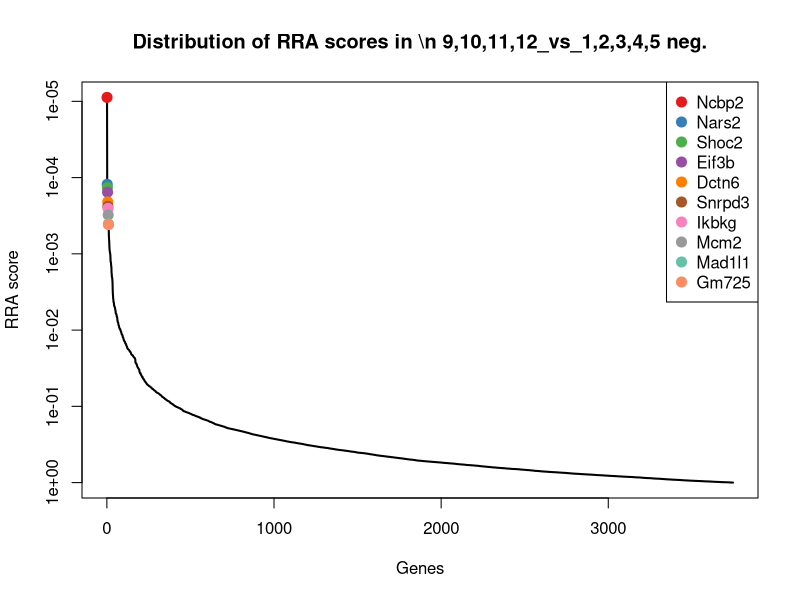
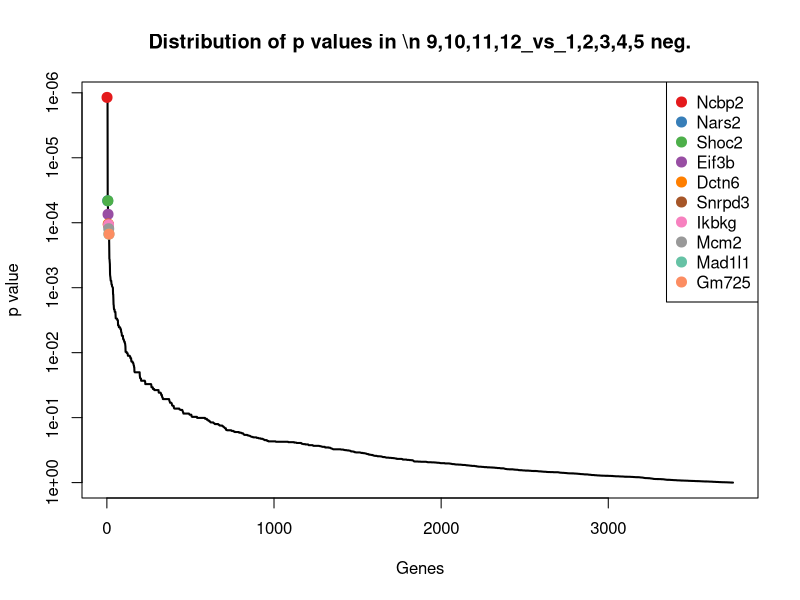
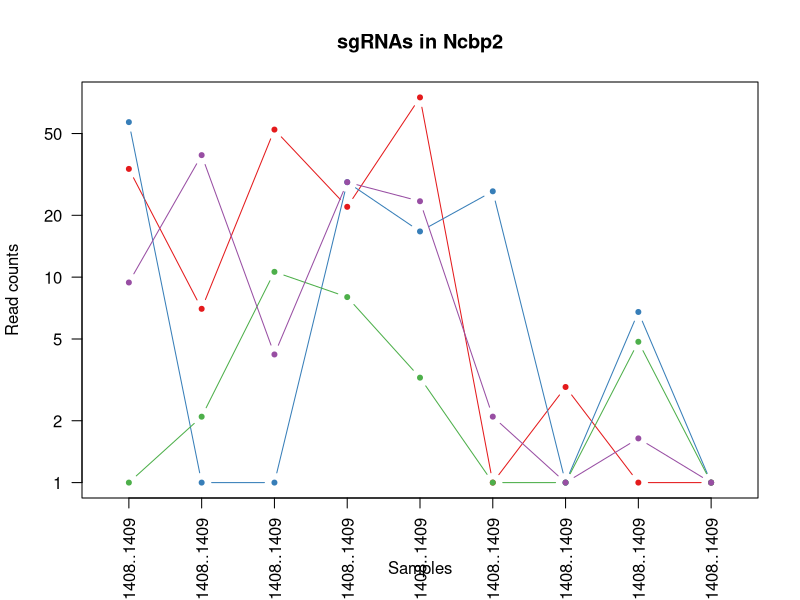
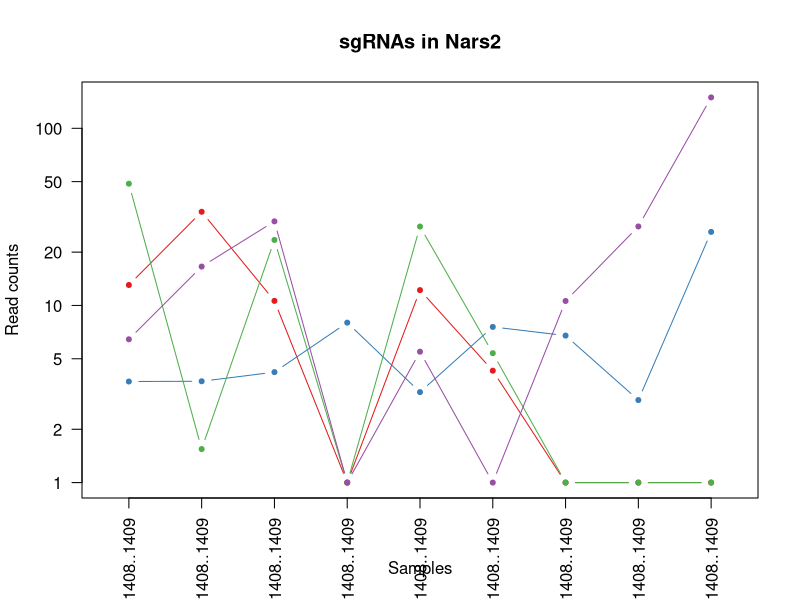
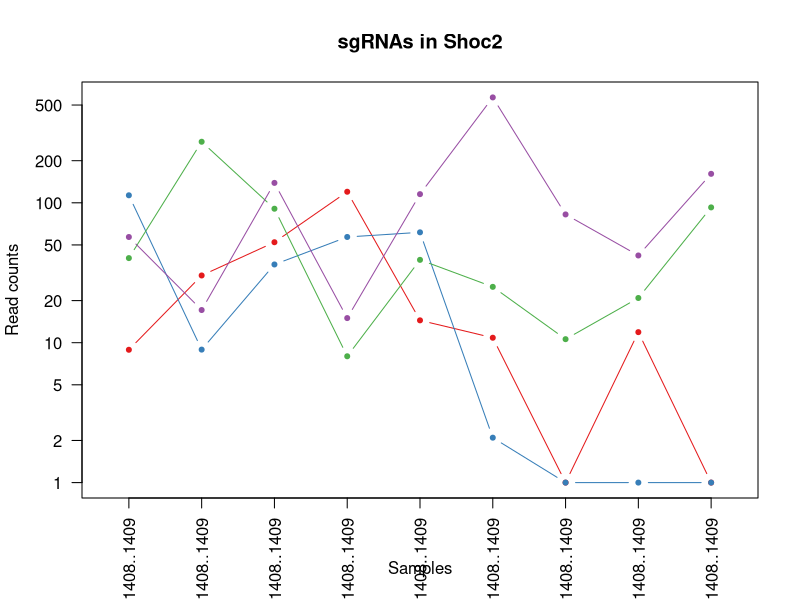
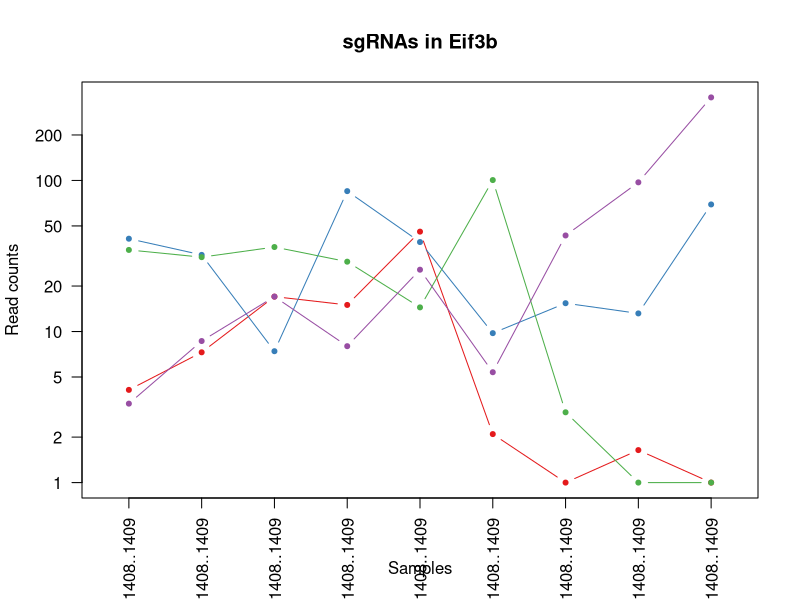
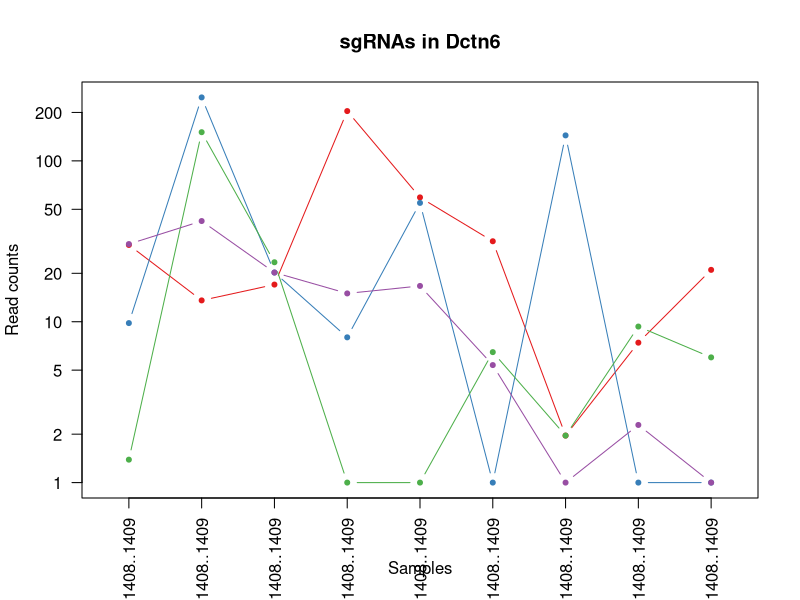
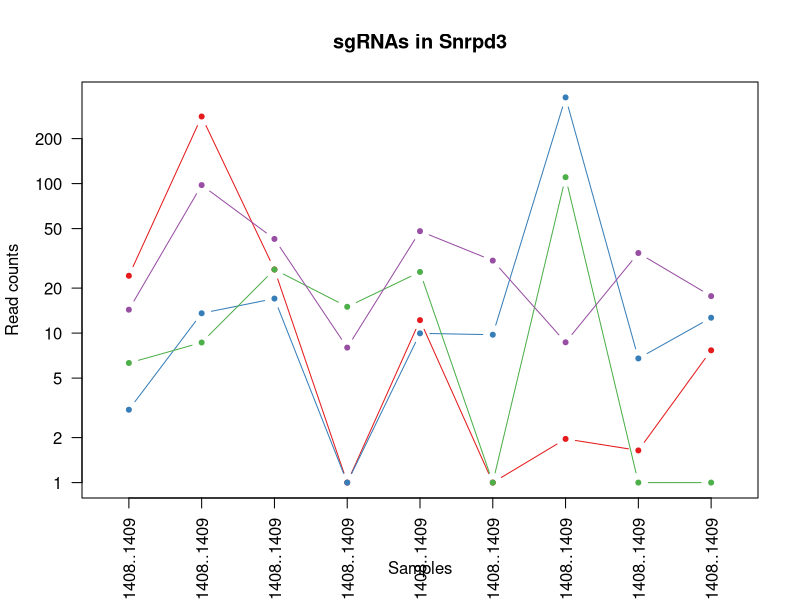

Write the R code that produced these figures, in order. (Note: this script raises an error after producing the figures.)
pdf(file='invivo.poolA_BM_mCD19_15m_v_BM_hEGFRv3_15m.pdf',width=4.5,height=4.5);
gstable=read.table('invivo.poolA_BM_mCD19_15m_v_BM_hEGFRv3_15m.gene_summary.txt',header=T)
# 
#
# parameters
# Do not modify the variables beginning with "__"

# gstablename='__GENE_SUMMARY_FILE__'
startindex=3
# outputfile='__OUTPUT_FILE__'
targetgenelist=c("Ncbp2","Nars2","Shoc2","Eif3b","Dctn6","Snrpd3","Ikbkg","Mcm2","Mad1l1","Gm725")
# samplelabel=sub('.\\w+.\\w+$','',colnames(gstable)[startindex]);
samplelabel='9,10,11,12_vs_1,2,3,4,5 neg.'


# You need to write some codes in front of this code:
# gstable=read.table(gstablename,header=T)
# pdf(file=outputfile,width=6,height=6)


# set up color using RColorBrewer
#library(RColorBrewer)
#colors <- brewer.pal(length(targetgenelist), "Set1")

colors=c( "#E41A1C", "#377EB8", "#4DAF4A", "#984EA3", "#FF7F00",  "#A65628", "#F781BF",
          "#999999", "#66C2A5", "#FC8D62", "#8DA0CB", "#E78AC3", "#A6D854", "#FFD92F", "#E5C494", "#B3B3B3", 
          "#8DD3C7", "#FFFFB3", "#BEBADA", "#FB8072", "#80B1D3", "#FDB462", "#B3DE69", "#FCCDE5",
          "#D9D9D9", "#BC80BD", "#CCEBC5", "#FFED6F")

######
# function definition

plotrankedvalues<-function(val, tglist, ...){
  
  plot(val,log='y',ylim=c(max(val),min(val)),type='l',lwd=2, ...)
  if(length(tglist)>0){
    for(i in 1:length(tglist)){
      targetgene=tglist[i];
      tx=which(names(val)==targetgene);ty=val[targetgene];
      points(tx,ty,col=colors[(i %% length(colors)) ],cex=2,pch=20)
      # text(tx+50,ty,targetgene,col=colors[i])
    }
    legend('topright',tglist,pch=20,pt.cex = 2,cex=1,col=colors)
  }
}



plotrandvalues<-function(val,targetgenelist, ...){
  # choose the one with the best distance distribution
  
  mindiffvalue=0;
  randval=val;
  for(i in 1:20){
    randval0=sample(val)
    vindex=sort(which(names(randval0) %in% targetgenelist))
    if(max(vindex)>0.9*length(val)){
      # print('pass...')
      next;
    }
    mindiffind=min(diff(vindex));
    if (mindiffind > mindiffvalue){
      mindiffvalue=mindiffind;
      randval=randval0;
      # print(paste('Diff: ',mindiffvalue))
    }
  }
  plot(randval,log='y',ylim=c(max(randval),min(randval)),pch=20,col='grey', ...)
  
  if(length(targetgenelist)>0){
    for(i in 1:length(targetgenelist)){
      targetgene=targetgenelist[i];
      tx=which(names(randval)==targetgene);ty=randval[targetgene];
      points(tx,ty,col=colors[(i %% length(colors)) ],cex=2,pch=20)
      text(tx+50,ty,targetgene,col=colors[i])
    }
  }
  
}




# set.seed(1235)



pvec=gstable[,startindex]
names(pvec)=gstable[,'id']
pvec=sort(pvec);

plotrankedvalues(pvec,targetgenelist,xlab='Genes',ylab='RRA score',main=paste('Distribution of RRA scores in \\n',samplelabel))

# plotrandvalues(pvec,targetgenelist,xlab='Genes',ylab='RRA score',main=paste('Distribution of RRA scores in \\n',samplelabel))


pvec=gstable[,startindex+1]
names(pvec)=gstable[,'id']
pvec=sort(pvec);

plotrankedvalues(pvec,targetgenelist,xlab='Genes',ylab='p value',main=paste('Distribution of p values in \\n',samplelabel))

# plotrandvalues(pvec,targetgenelist,xlab='Genes',ylab='p value',main=paste('Distribution of p values in \\n',samplelabel))



# you need to write after this code:
# dev.off()






# parameters
# Do not modify the variables beginning with "__"
targetmat=list(c(32.637822698487305,6.011292697155712,51.26058872073562,20.992002826560764,73.95875996516233,0.0,1.9194837979770552,0.0,0.0),c(55.82103802796836,0.0,0.0,27.98933710208102,15.688221810792008,25.168666961828926,0.0,5.76851918099646,0.0),c(0.0,1.0929623085737659,9.611360385137928,6.997334275520255,2.2411745443988584,0.0,0.0,3.84567945399764,0.0),c(8.41848601349871,38.2536808000818,3.203786795045976,27.98933710208102,22.411745443988586,1.0942898679056055,0.0,0.6409465756662733,0.0))
targetgene="Ncbp2"
collabel=c("In.vivo_AR1813_Pool.A..1.8._BM_hEGFRv3_15m_1360..1361..1362..1363..1406..1407..1408..1409","In.vivo_AR1814_Pool.A..1.8._BM_hEGFRv3_15m_1360..1361..1362..1363..1406..1407..1408..1409","In.vivo_AR1810_Pool.A..1.8._BM_hEGFRv3_15m_1360..1361..1362..1363..1406..1407..1408..1409","In.vivo_AR1811_Pool.A..1.8._BM_hEGFRv3_15m_1360..1361..1362..1363..1406..1407..1408..1409","In.vivo_AR1812_Pool.A..1.8._BM_hEGFRv3_15m_1360..1361..1362..1363..1406..1407..1408..1409","In.vivo_AR1817_Pool.A..1.8._BM_mCD19_15m_1360..1361..1362..1363..1406..1407..1408..1409","In.vivo_AR1819_Pool.A..1.8._BM_mCD19_15m_1360..1361..1362..1363..1406..1407..1408..1409","In.vivo_AR1820_Pool.A..1.8._BM_mCD19_15m_1360..1361..1362..1363..1406..1407..1408..1409","In.vivo_AR1822_Pool.A..1.8._BM_mCD19_15m_1360..1361..1362..1363..1406..1407..1408..1409")

# set up color using RColorBrewer
#library(RColorBrewer)
#colors <- brewer.pal(length(targetgenelist), "Set1")

colors=c( "#E41A1C", "#377EB8", "#4DAF4A", "#984EA3", "#FF7F00",  "#A65628", "#F781BF",
          "#999999", "#66C2A5", "#FC8D62", "#8DA0CB", "#E78AC3", "#A6D854", "#FFD92F", "#E5C494", "#B3B3B3", 
          "#8DD3C7", "#FFFFB3", "#BEBADA", "#FB8072", "#80B1D3", "#FDB462", "#B3DE69", "#FCCDE5",
          "#D9D9D9", "#BC80BD", "#CCEBC5", "#FFED6F")


## code

targetmatvec=unlist(targetmat)+1
yrange=range(targetmatvec[targetmatvec>0]);
# yrange[1]=1; # set the minimum value to 1
for(i in 1:length(targetmat)){
  vali=targetmat[[i]]+1;
  if(i==1){
    plot(1:length(vali),vali,type='b',las=1,pch=20,main=paste('sgRNAs in',targetgene),ylab='Read counts',xlab='Samples',xlim=c(0.7,length(vali)+0.3),ylim = yrange,col=colors[(i %% length(colors))],xaxt='n',log='y')
    axis(1,at=1:length(vali),labels=(collabel),las=2)
    # lines(0:100,rep(1,101),col='black');
  }else{
    lines(1:length(vali),vali,type='b',pch=20,col=colors[(i %% length(colors))])
  }
}




# parameters
# Do not modify the variables beginning with "__"
targetmat=list(c(12.044910757775076,32.78886925721297,9.611360385137928,0.0,11.205872721994293,3.2828696037168164,0.0,0.0,0.0),c(2.7198185582072756,2.7324057714344145,3.203786795045976,6.997334275520255,2.2411745443988584,6.565739207433633,5.758451393931166,1.92283972699882,25.013757620712443),c(47.66158235334654,0.5464811542868829,22.426507565321835,0.0,26.8940945327863,4.377159471622422,0.0,0.0,0.0),c(5.439637116414551,15.574712897176164,28.834081155413784,0.0,4.482349088797717,0.0,9.597418989885275,26.91975617798348,148.41496188289383))
targetgene="Nars2"
collabel=c("In.vivo_AR1813_Pool.A..1.8._BM_hEGFRv3_15m_1360..1361..1362..1363..1406..1407..1408..1409","In.vivo_AR1814_Pool.A..1.8._BM_hEGFRv3_15m_1360..1361..1362..1363..1406..1407..1408..1409","In.vivo_AR1810_Pool.A..1.8._BM_hEGFRv3_15m_1360..1361..1362..1363..1406..1407..1408..1409","In.vivo_AR1811_Pool.A..1.8._BM_hEGFRv3_15m_1360..1361..1362..1363..1406..1407..1408..1409","In.vivo_AR1812_Pool.A..1.8._BM_hEGFRv3_15m_1360..1361..1362..1363..1406..1407..1408..1409","In.vivo_AR1817_Pool.A..1.8._BM_mCD19_15m_1360..1361..1362..1363..1406..1407..1408..1409","In.vivo_AR1819_Pool.A..1.8._BM_mCD19_15m_1360..1361..1362..1363..1406..1407..1408..1409","In.vivo_AR1820_Pool.A..1.8._BM_mCD19_15m_1360..1361..1362..1363..1406..1407..1408..1409","In.vivo_AR1822_Pool.A..1.8._BM_mCD19_15m_1360..1361..1362..1363..1406..1407..1408..1409")

# set up color using RColorBrewer
#library(RColorBrewer)
#colors <- brewer.pal(length(targetgenelist), "Set1")

colors=c( "#E41A1C", "#377EB8", "#4DAF4A", "#984EA3", "#FF7F00",  "#A65628", "#F781BF",
          "#999999", "#66C2A5", "#FC8D62", "#8DA0CB", "#E78AC3", "#A6D854", "#FFD92F", "#E5C494", "#B3B3B3", 
          "#8DD3C7", "#FFFFB3", "#BEBADA", "#FB8072", "#80B1D3", "#FDB462", "#B3DE69", "#FCCDE5",
          "#D9D9D9", "#BC80BD", "#CCEBC5", "#FFED6F")


## code

targetmatvec=unlist(targetmat)+1
yrange=range(targetmatvec[targetmatvec>0]);
# yrange[1]=1; # set the minimum value to 1
for(i in 1:length(targetmat)){
  vali=targetmat[[i]]+1;
  if(i==1){
    plot(1:length(vali),vali,type='b',las=1,pch=20,main=paste('sgRNAs in',targetgene),ylab='Read counts',xlab='Samples',xlim=c(0.7,length(vali)+0.3),ylim = yrange,col=colors[(i %% length(colors))],xaxt='n',log='y')
    axis(1,at=1:length(vali),labels=(collabel),las=2)
    # lines(0:100,rep(1,101),col='black');
  }else{
    lines(1:length(vali),vali,type='b',pch=20,col=colors[(i %% length(colors))])
  }
}




# parameters
# Do not modify the variables beginning with "__"
targetmat=list(c(7.900425335744943,29.236741754348238,51.26058872073562,118.95468268384434,13.44704726639315,9.848608811150449,0.0,10.896091786326647,0.0),c(112.16013673369049,7.923976737159802,35.24165474550574,55.97867420416204,60.51171269876918,1.0942898679056055,0.0,0.0,0.0),c(39.24309633984783,272.1476148348677,89.70603026128734,6.997334275520255,38.099967254780594,24.07437709392332,9.597418989885275,19.869343845654473,91.71711127594563),c(55.950553197406805,16.121194051463046,137.76283218697696,13.99466855104051,114.29990176434178,565.747861707198,81.57806141402484,41.02058084264149,160.08804877255963))
targetgene="Shoc2"
collabel=c("In.vivo_AR1813_Pool.A..1.8._BM_hEGFRv3_15m_1360..1361..1362..1363..1406..1407..1408..1409","In.vivo_AR1814_Pool.A..1.8._BM_hEGFRv3_15m_1360..1361..1362..1363..1406..1407..1408..1409","In.vivo_AR1810_Pool.A..1.8._BM_hEGFRv3_15m_1360..1361..1362..1363..1406..1407..1408..1409","In.vivo_AR1811_Pool.A..1.8._BM_hEGFRv3_15m_1360..1361..1362..1363..1406..1407..1408..1409","In.vivo_AR1812_Pool.A..1.8._BM_hEGFRv3_15m_1360..1361..1362..1363..1406..1407..1408..1409","In.vivo_AR1817_Pool.A..1.8._BM_mCD19_15m_1360..1361..1362..1363..1406..1407..1408..1409","In.vivo_AR1819_Pool.A..1.8._BM_mCD19_15m_1360..1361..1362..1363..1406..1407..1408..1409","In.vivo_AR1820_Pool.A..1.8._BM_mCD19_15m_1360..1361..1362..1363..1406..1407..1408..1409","In.vivo_AR1822_Pool.A..1.8._BM_mCD19_15m_1360..1361..1362..1363..1406..1407..1408..1409")

# set up color using RColorBrewer
#library(RColorBrewer)
#colors <- brewer.pal(length(targetgenelist), "Set1")

colors=c( "#E41A1C", "#377EB8", "#4DAF4A", "#984EA3", "#FF7F00",  "#A65628", "#F781BF",
          "#999999", "#66C2A5", "#FC8D62", "#8DA0CB", "#E78AC3", "#A6D854", "#FFD92F", "#E5C494", "#B3B3B3", 
          "#8DD3C7", "#FFFFB3", "#BEBADA", "#FB8072", "#80B1D3", "#FDB462", "#B3DE69", "#FCCDE5",
          "#D9D9D9", "#BC80BD", "#CCEBC5", "#FFED6F")


## code

targetmatvec=unlist(targetmat)+1
yrange=range(targetmatvec[targetmatvec>0]);
# yrange[1]=1; # set the minimum value to 1
for(i in 1:length(targetmat)){
  vali=targetmat[[i]]+1;
  if(i==1){
    plot(1:length(vali),vali,type='b',las=1,pch=20,main=paste('sgRNAs in',targetgene),ylab='Read counts',xlab='Samples',xlim=c(0.7,length(vali)+0.3),ylim = yrange,col=colors[(i %% length(colors))],xaxt='n',log='y')
    axis(1,at=1:length(vali),labels=(collabel),las=2)
    # lines(0:100,rep(1,101),col='black');
  }else{
    lines(1:length(vali),vali,type='b',pch=20,col=colors[(i %% length(colors))])
  }
}




# parameters
# Do not modify the variables beginning with "__"
targetmat=list(c(3.1083640665226007,6.284533274299154,16.01893397522988,13.99466855104051,44.82349088797717,1.0942898679056055,0.0,0.6409465756662733,0.0),c(40.14970252591692,31.14942579435233,6.407573590091952,83.96801130624306,38.099967254780594,8.754318943244844,14.396128484827914,12.177984937659193,68.370937496614),c(33.67394405399484,30.05646348577856,35.24165474550574,27.98933710208102,13.44704726639315,99.5803779794101,1.9194837979770552,0.0,0.0),c(2.3312730498919505,7.650736160016361,16.01893397522988,6.997334275520255,24.652919988387442,4.377159471622422,42.22864355549521,96.14198634994099,353.52777437273585))
targetgene="Eif3b"
collabel=c("In.vivo_AR1813_Pool.A..1.8._BM_hEGFRv3_15m_1360..1361..1362..1363..1406..1407..1408..1409","In.vivo_AR1814_Pool.A..1.8._BM_hEGFRv3_15m_1360..1361..1362..1363..1406..1407..1408..1409","In.vivo_AR1810_Pool.A..1.8._BM_hEGFRv3_15m_1360..1361..1362..1363..1406..1407..1408..1409","In.vivo_AR1811_Pool.A..1.8._BM_hEGFRv3_15m_1360..1361..1362..1363..1406..1407..1408..1409","In.vivo_AR1812_Pool.A..1.8._BM_hEGFRv3_15m_1360..1361..1362..1363..1406..1407..1408..1409","In.vivo_AR1817_Pool.A..1.8._BM_mCD19_15m_1360..1361..1362..1363..1406..1407..1408..1409","In.vivo_AR1819_Pool.A..1.8._BM_mCD19_15m_1360..1361..1362..1363..1406..1407..1408..1409","In.vivo_AR1820_Pool.A..1.8._BM_mCD19_15m_1360..1361..1362..1363..1406..1407..1408..1409","In.vivo_AR1822_Pool.A..1.8._BM_mCD19_15m_1360..1361..1362..1363..1406..1407..1408..1409")

# set up color using RColorBrewer
#library(RColorBrewer)
#colors <- brewer.pal(length(targetgenelist), "Set1")

colors=c( "#E41A1C", "#377EB8", "#4DAF4A", "#984EA3", "#FF7F00",  "#A65628", "#F781BF",
          "#999999", "#66C2A5", "#FC8D62", "#8DA0CB", "#E78AC3", "#A6D854", "#FFD92F", "#E5C494", "#B3B3B3", 
          "#8DD3C7", "#FFFFB3", "#BEBADA", "#FB8072", "#80B1D3", "#FDB462", "#B3DE69", "#FCCDE5",
          "#D9D9D9", "#BC80BD", "#CCEBC5", "#FFED6F")


## code

targetmatvec=unlist(targetmat)+1
yrange=range(targetmatvec[targetmatvec>0]);
# yrange[1]=1; # set the minimum value to 1
for(i in 1:length(targetmat)){
  vali=targetmat[[i]]+1;
  if(i==1){
    plot(1:length(vali),vali,type='b',las=1,pch=20,main=paste('sgRNAs in',targetgene),ylab='Read counts',xlab='Samples',xlim=c(0.7,length(vali)+0.3),ylim = yrange,col=colors[(i %% length(colors))],xaxt='n',log='y')
    axis(1,at=1:length(vali),labels=(collabel),las=2)
    # lines(0:100,rep(1,101),col='black');
  }else{
    lines(1:length(vali),vali,type='b',pch=20,col=colors[(i %% length(colors))])
  }
}




# parameters
# Do not modify the variables beginning with "__"
targetmat=list(c(29.01139795421094,12.569066548598308,16.01893397522988,202.9226939900874,58.27053815437032,30.640116301356954,0.9597418989885276,6.409465756662733,20.011006096569954),c(8.807031521814034,247.00948173767108,19.222720770275856,6.997334275520255,53.7881890655726,0.0,143.0015429492906,0.0,0.0),c(0.3885455083153251,149.73583627460593,22.426507565321835,0.0,0.0,5.471449339528027,0.9597418989885276,8.332305483661553,5.0027515241424885),c(29.399943462526263,41.25932714865966,19.222720770275856,13.99466855104051,15.688221810792008,4.377159471622422,0.0,1.2818931513325467,0.0))
targetgene="Dctn6"
collabel=c("In.vivo_AR1813_Pool.A..1.8._BM_hEGFRv3_15m_1360..1361..1362..1363..1406..1407..1408..1409","In.vivo_AR1814_Pool.A..1.8._BM_hEGFRv3_15m_1360..1361..1362..1363..1406..1407..1408..1409","In.vivo_AR1810_Pool.A..1.8._BM_hEGFRv3_15m_1360..1361..1362..1363..1406..1407..1408..1409","In.vivo_AR1811_Pool.A..1.8._BM_hEGFRv3_15m_1360..1361..1362..1363..1406..1407..1408..1409","In.vivo_AR1812_Pool.A..1.8._BM_hEGFRv3_15m_1360..1361..1362..1363..1406..1407..1408..1409","In.vivo_AR1817_Pool.A..1.8._BM_mCD19_15m_1360..1361..1362..1363..1406..1407..1408..1409","In.vivo_AR1819_Pool.A..1.8._BM_mCD19_15m_1360..1361..1362..1363..1406..1407..1408..1409","In.vivo_AR1820_Pool.A..1.8._BM_mCD19_15m_1360..1361..1362..1363..1406..1407..1408..1409","In.vivo_AR1822_Pool.A..1.8._BM_mCD19_15m_1360..1361..1362..1363..1406..1407..1408..1409")

# set up color using RColorBrewer
#library(RColorBrewer)
#colors <- brewer.pal(length(targetgenelist), "Set1")

colors=c( "#E41A1C", "#377EB8", "#4DAF4A", "#984EA3", "#FF7F00",  "#A65628", "#F781BF",
          "#999999", "#66C2A5", "#FC8D62", "#8DA0CB", "#E78AC3", "#A6D854", "#FFD92F", "#E5C494", "#B3B3B3", 
          "#8DD3C7", "#FFFFB3", "#BEBADA", "#FB8072", "#80B1D3", "#FDB462", "#B3DE69", "#FCCDE5",
          "#D9D9D9", "#BC80BD", "#CCEBC5", "#FFED6F")


## code

targetmatvec=unlist(targetmat)+1
yrange=range(targetmatvec[targetmatvec>0]);
# yrange[1]=1; # set the minimum value to 1
for(i in 1:length(targetmat)){
  vali=targetmat[[i]]+1;
  if(i==1){
    plot(1:length(vali),vali,type='b',las=1,pch=20,main=paste('sgRNAs in',targetgene),ylab='Read counts',xlab='Samples',xlim=c(0.7,length(vali)+0.3),ylim = yrange,col=colors[(i %% length(colors))],xaxt='n',log='y')
    axis(1,at=1:length(vali),labels=(collabel),las=2)
    # lines(0:100,rep(1,101),col='black');
  }else{
    lines(1:length(vali),vali,type='b',pch=20,col=colors[(i %% length(colors))])
  }
}




# parameters
# Do not modify the variables beginning with "__"
targetmat=list(c(23.18321532948106,280.0715915720275,25.63029436036781,0.0,11.205872721994293,0.0,0.9597418989885276,0.6409465756662733,6.670335365523318),c(2.072242711015067,12.569066548598308,16.01893397522988,0.0,8.964698177595434,8.754318943244844,376.2188244035028,5.76851918099646,11.673086889665807),c(5.310121946976109,7.650736160016361,25.63029436036781,13.99466855104051,24.652919988387442,0.0,109.41057648469214,0.0,0.0),c(13.340062452159493,96.72716430877828,41.64922833559769,6.997334275520255,47.064665432376025,29.545826433451346,7.677935191908221,33.32922193464621,16.675838413808293))
targetgene="Snrpd3"
collabel=c("In.vivo_AR1813_Pool.A..1.8._BM_hEGFRv3_15m_1360..1361..1362..1363..1406..1407..1408..1409","In.vivo_AR1814_Pool.A..1.8._BM_hEGFRv3_15m_1360..1361..1362..1363..1406..1407..1408..1409","In.vivo_AR1810_Pool.A..1.8._BM_hEGFRv3_15m_1360..1361..1362..1363..1406..1407..1408..1409","In.vivo_AR1811_Pool.A..1.8._BM_hEGFRv3_15m_1360..1361..1362..1363..1406..1407..1408..1409","In.vivo_AR1812_Pool.A..1.8._BM_hEGFRv3_15m_1360..1361..1362..1363..1406..1407..1408..1409","In.vivo_AR1817_Pool.A..1.8._BM_mCD19_15m_1360..1361..1362..1363..1406..1407..1408..1409","In.vivo_AR1819_Pool.A..1.8._BM_mCD19_15m_1360..1361..1362..1363..1406..1407..1408..1409","In.vivo_AR1820_Pool.A..1.8._BM_mCD19_15m_1360..1361..1362..1363..1406..1407..1408..1409","In.vivo_AR1822_Pool.A..1.8._BM_mCD19_15m_1360..1361..1362..1363..1406..1407..1408..1409")

# set up color using RColorBrewer
#library(RColorBrewer)
#colors <- brewer.pal(length(targetgenelist), "Set1")

colors=c( "#E41A1C", "#377EB8", "#4DAF4A", "#984EA3", "#FF7F00",  "#A65628", "#F781BF",
          "#999999", "#66C2A5", "#FC8D62", "#8DA0CB", "#E78AC3", "#A6D854", "#FFD92F", "#E5C494", "#B3B3B3", 
          "#8DD3C7", "#FFFFB3", "#BEBADA", "#FB8072", "#80B1D3", "#FDB462", "#B3DE69", "#FCCDE5",
          "#D9D9D9", "#BC80BD", "#CCEBC5", "#FFED6F")


## code

targetmatvec=unlist(targetmat)+1
yrange=range(targetmatvec[targetmatvec>0]);
# yrange[1]=1; # set the minimum value to 1
for(i in 1:length(targetmat)){
  vali=targetmat[[i]]+1;
  if(i==1){
    plot(1:length(vali),vali,type='b',las=1,pch=20,main=paste('sgRNAs in',targetgene),ylab='Read counts',xlab='Samples',xlim=c(0.7,length(vali)+0.3),ylim = yrange,col=colors[(i %% length(colors))],xaxt='n',log='y')
    axis(1,at=1:length(vali),labels=(collabel),las=2)
    # lines(0:100,rep(1,101),col='black');
  }else{
    lines(1:length(vali),vali,type='b',pch=20,col=colors[(i %% length(colors))])
  }
}




# parameters
# Do not modify the variables beginning with "__"
targetmat=list(c(21.240487787904435,206.56987632044175,99.31739064642527,111.95734840832408,64.99406178756689,54.71449339528027,252.41211943398275,400.5916097914208,165.09080029670213),c(327.67337867925744,255.20669905197434,160.18933975229882,209.92002826560764,82.92345814275777,4.377159471622422,19.19483797977055,7.050412332329007,20.011006096569954),c(366.0098688330362,49.72978504010635,102.52117744147124,41.98400565312153,143.43517084152694,36.11156564088498,102.69238319177245,50.63477947763559,161.75563261394046),c(39.7611570176016,109.84271201166347,32.03786795045976,188.92802543904688,42.58231634357831,3.2828696037168164,0.0,15.38271781599056,0.0))
targetgene="Ikbkg"
collabel=c("In.vivo_AR1813_Pool.A..1.8._BM_hEGFRv3_15m_1360..1361..1362..1363..1406..1407..1408..1409","In.vivo_AR1814_Pool.A..1.8._BM_hEGFRv3_15m_1360..1361..1362..1363..1406..1407..1408..1409","In.vivo_AR1810_Pool.A..1.8._BM_hEGFRv3_15m_1360..1361..1362..1363..1406..1407..1408..1409","In.vivo_AR1811_Pool.A..1.8._BM_hEGFRv3_15m_1360..1361..1362..1363..1406..1407..1408..1409","In.vivo_AR1812_Pool.A..1.8._BM_hEGFRv3_15m_1360..1361..1362..1363..1406..1407..1408..1409","In.vivo_AR1817_Pool.A..1.8._BM_mCD19_15m_1360..1361..1362..1363..1406..1407..1408..1409","In.vivo_AR1819_Pool.A..1.8._BM_mCD19_15m_1360..1361..1362..1363..1406..1407..1408..1409","In.vivo_AR1820_Pool.A..1.8._BM_mCD19_15m_1360..1361..1362..1363..1406..1407..1408..1409","In.vivo_AR1822_Pool.A..1.8._BM_mCD19_15m_1360..1361..1362..1363..1406..1407..1408..1409")

# set up color using RColorBrewer
#library(RColorBrewer)
#colors <- brewer.pal(length(targetgenelist), "Set1")

colors=c( "#E41A1C", "#377EB8", "#4DAF4A", "#984EA3", "#FF7F00",  "#A65628", "#F781BF",
          "#999999", "#66C2A5", "#FC8D62", "#8DA0CB", "#E78AC3", "#A6D854", "#FFD92F", "#E5C494", "#B3B3B3", 
          "#8DD3C7", "#FFFFB3", "#BEBADA", "#FB8072", "#80B1D3", "#FDB462", "#B3DE69", "#FCCDE5",
          "#D9D9D9", "#BC80BD", "#CCEBC5", "#FFED6F")


## code

targetmatvec=unlist(targetmat)+1
yrange=range(targetmatvec[targetmatvec>0]);
# yrange[1]=1; # set the minimum value to 1
for(i in 1:length(targetmat)){
  vali=targetmat[[i]]+1;
  if(i==1){
    plot(1:length(vali),vali,type='b',las=1,pch=20,main=paste('sgRNAs in',targetgene),ylab='Read counts',xlab='Samples',xlim=c(0.7,length(vali)+0.3),ylim = yrange,col=colors[(i %% length(colors))],xaxt='n',log='y')
    axis(1,at=1:length(vali),labels=(collabel),las=2)
    # lines(0:100,rep(1,101),col='black');
  }else{
    lines(1:length(vali),vali,type='b',pch=20,col=colors[(i %% length(colors))])
  }
}




# parameters
# Do not modify the variables beginning with "__"
targetmat=list(c(15.800850671489886,7.650736160016361,12.815147180183905,125.95201695936458,53.7881890655726,6.565739207433633,0.0,19.2283972699882,11.673086889665807),c(26.93915524319587,46.72413869152849,76.89088308110342,34.986671377601276,49.305839976774884,74.41171101758117,5.758451393931166,5.76851918099646,5.0027515241424885),c(17.225517535312743,11.476104240024542,6.407573590091952,0.0,11.205872721994293,0.0,0.0,0.0,1.6675838413808295),c(28.23430693758029,66.39746024585628,48.05680192568964,48.98133992864179,33.617618165982876,14.22576828277287,0.0,5.127572605330187,6.670335365523318))
targetgene="Mcm2"
collabel=c("In.vivo_AR1813_Pool.A..1.8._BM_hEGFRv3_15m_1360..1361..1362..1363..1406..1407..1408..1409","In.vivo_AR1814_Pool.A..1.8._BM_hEGFRv3_15m_1360..1361..1362..1363..1406..1407..1408..1409","In.vivo_AR1810_Pool.A..1.8._BM_hEGFRv3_15m_1360..1361..1362..1363..1406..1407..1408..1409","In.vivo_AR1811_Pool.A..1.8._BM_hEGFRv3_15m_1360..1361..1362..1363..1406..1407..1408..1409","In.vivo_AR1812_Pool.A..1.8._BM_hEGFRv3_15m_1360..1361..1362..1363..1406..1407..1408..1409","In.vivo_AR1817_Pool.A..1.8._BM_mCD19_15m_1360..1361..1362..1363..1406..1407..1408..1409","In.vivo_AR1819_Pool.A..1.8._BM_mCD19_15m_1360..1361..1362..1363..1406..1407..1408..1409","In.vivo_AR1820_Pool.A..1.8._BM_mCD19_15m_1360..1361..1362..1363..1406..1407..1408..1409","In.vivo_AR1822_Pool.A..1.8._BM_mCD19_15m_1360..1361..1362..1363..1406..1407..1408..1409")

# set up color using RColorBrewer
#library(RColorBrewer)
#colors <- brewer.pal(length(targetgenelist), "Set1")

colors=c( "#E41A1C", "#377EB8", "#4DAF4A", "#984EA3", "#FF7F00",  "#A65628", "#F781BF",
          "#999999", "#66C2A5", "#FC8D62", "#8DA0CB", "#E78AC3", "#A6D854", "#FFD92F", "#E5C494", "#B3B3B3", 
          "#8DD3C7", "#FFFFB3", "#BEBADA", "#FB8072", "#80B1D3", "#FDB462", "#B3DE69", "#FCCDE5",
          "#D9D9D9", "#BC80BD", "#CCEBC5", "#FFED6F")


## code

targetmatvec=unlist(targetmat)+1
yrange=range(targetmatvec[targetmatvec>0]);
# yrange[1]=1; # set the minimum value to 1
for(i in 1:length(targetmat)){
  vali=targetmat[[i]]+1;
  if(i==1){
    plot(1:length(vali),vali,type='b',las=1,pch=20,main=paste('sgRNAs in',targetgene),ylab='Read counts',xlab='Samples',xlim=c(0.7,length(vali)+0.3),ylim = yrange,col=colors[(i %% length(colors))],xaxt='n',log='y')
    axis(1,at=1:length(vali),labels=(collabel),las=2)
    # lines(0:100,rep(1,101),col='black');
  }else{
    lines(1:length(vali),vali,type='b',pch=20,col=colors[(i %% length(colors))])
  }
}




# parameters
# Do not modify the variables beginning with "__"
targetmat=list(c(122.90989579708116,31.969147525782653,83.29845667119538,6.997334275520255,49.305839976774884,36.11156564088498,0.0,0.0,0.0),c(6.475758471922084,2.7324057714344145,9.611360385137928,0.0,0.0,18.602927754395292,3.8389675959541103,82.04116168528299,21.678589937950782),c(28.622852445895614,180.6120214918148,108.9287510315632,55.97867420416204,67.23523633196575,35.017275772979374,18.235096080782025,25.637863026650933,58.36543444832903),c(45.20079413401615,74.04819640587263,99.31739064642527,202.9226939900874,33.617618165982876,64.56310220643073,6.718193292919693,40.379634266975216,58.36543444832903))
targetgene="Mad1l1"
collabel=c("In.vivo_AR1813_Pool.A..1.8._BM_hEGFRv3_15m_1360..1361..1362..1363..1406..1407..1408..1409","In.vivo_AR1814_Pool.A..1.8._BM_hEGFRv3_15m_1360..1361..1362..1363..1406..1407..1408..1409","In.vivo_AR1810_Pool.A..1.8._BM_hEGFRv3_15m_1360..1361..1362..1363..1406..1407..1408..1409","In.vivo_AR1811_Pool.A..1.8._BM_hEGFRv3_15m_1360..1361..1362..1363..1406..1407..1408..1409","In.vivo_AR1812_Pool.A..1.8._BM_hEGFRv3_15m_1360..1361..1362..1363..1406..1407..1408..1409","In.vivo_AR1817_Pool.A..1.8._BM_mCD19_15m_1360..1361..1362..1363..1406..1407..1408..1409","In.vivo_AR1819_Pool.A..1.8._BM_mCD19_15m_1360..1361..1362..1363..1406..1407..1408..1409","In.vivo_AR1820_Pool.A..1.8._BM_mCD19_15m_1360..1361..1362..1363..1406..1407..1408..1409","In.vivo_AR1822_Pool.A..1.8._BM_mCD19_15m_1360..1361..1362..1363..1406..1407..1408..1409")

# set up color using RColorBrewer
#library(RColorBrewer)
#colors <- brewer.pal(length(targetgenelist), "Set1")

colors=c( "#E41A1C", "#377EB8", "#4DAF4A", "#984EA3", "#FF7F00",  "#A65628", "#F781BF",
          "#999999", "#66C2A5", "#FC8D62", "#8DA0CB", "#E78AC3", "#A6D854", "#FFD92F", "#E5C494", "#B3B3B3", 
          "#8DD3C7", "#FFFFB3", "#BEBADA", "#FB8072", "#80B1D3", "#FDB462", "#B3DE69", "#FCCDE5",
          "#D9D9D9", "#BC80BD", "#CCEBC5", "#FFED6F")


## code

targetmatvec=unlist(targetmat)+1
yrange=range(targetmatvec[targetmatvec>0]);
# yrange[1]=1; # set the minimum value to 1
for(i in 1:length(targetmat)){
  vali=targetmat[[i]]+1;
  if(i==1){
    plot(1:length(vali),vali,type='b',las=1,pch=20,main=paste('sgRNAs in',targetgene),ylab='Read counts',xlab='Samples',xlim=c(0.7,length(vali)+0.3),ylim = yrange,col=colors[(i %% length(colors))],xaxt='n',log='y')
    axis(1,at=1:length(vali),labels=(collabel),las=2)
    # lines(0:100,rep(1,101),col='black');
  }else{
    lines(1:length(vali),vali,type='b',pch=20,col=colors[(i %% length(colors))])
  }
}




# parameters
# Do not modify the variables beginning with "__"
targetmat=list(c(374.6873851854118,388.27486012083034,275.52566437395393,258.9013681942494,405.65259253619337,103.95753745103252,188.1094122017514,122.4207959522582,136.741874993228),c(14.246668638228586,111.48215547452412,25.63029436036781,0.0,26.8940945327863,1.0942898679056055,0.0,16.664610967323107,5.0027515241424885),c(43.38758176187797,59.019964662983355,67.2795226959655,41.98400565312153,85.16463268715663,118.18330573380538,419.4072098579866,46.14815344797168,51.69509908280571),c(42.869521084124194,5.738052120012271,54.4643755157816,0.0,47.064665432376025,4.377159471622422,6.718193292919693,3.2047328783313667,31.68409298623576))
targetgene="Gm725"
collabel=c("In.vivo_AR1813_Pool.A..1.8._BM_hEGFRv3_15m_1360..1361..1362..1363..1406..1407..1408..1409","In.vivo_AR1814_Pool.A..1.8._BM_hEGFRv3_15m_1360..1361..1362..1363..1406..1407..1408..1409","In.vivo_AR1810_Pool.A..1.8._BM_hEGFRv3_15m_1360..1361..1362..1363..1406..1407..1408..1409","In.vivo_AR1811_Pool.A..1.8._BM_hEGFRv3_15m_1360..1361..1362..1363..1406..1407..1408..1409","In.vivo_AR1812_Pool.A..1.8._BM_hEGFRv3_15m_1360..1361..1362..1363..1406..1407..1408..1409","In.vivo_AR1817_Pool.A..1.8._BM_mCD19_15m_1360..1361..1362..1363..1406..1407..1408..1409","In.vivo_AR1819_Pool.A..1.8._BM_mCD19_15m_1360..1361..1362..1363..1406..1407..1408..1409","In.vivo_AR1820_Pool.A..1.8._BM_mCD19_15m_1360..1361..1362..1363..1406..1407..1408..1409","In.vivo_AR1822_Pool.A..1.8._BM_mCD19_15m_1360..1361..1362..1363..1406..1407..1408..1409")

# set up color using RColorBrewer
#library(RColorBrewer)
#colors <- brewer.pal(length(targetgenelist), "Set1")

colors=c( "#E41A1C", "#377EB8", "#4DAF4A", "#984EA3", "#FF7F00",  "#A65628", "#F781BF",
          "#999999", "#66C2A5", "#FC8D62", "#8DA0CB", "#E78AC3", "#A6D854", "#FFD92F", "#E5C494", "#B3B3B3", 
          "#8DD3C7", "#FFFFB3", "#BEBADA", "#FB8072", "#80B1D3", "#FDB462", "#B3DE69", "#FCCDE5",
          "#D9D9D9", "#BC80BD", "#CCEBC5", "#FFED6F")


## code

targetmatvec=unlist(targetmat)+1
yrange=range(targetmatvec[targetmatvec>0]);
# yrange[1]=1; # set the minimum value to 1
for(i in 1:length(targetmat)){
  vali=targetmat[[i]]+1;
  if(i==1){
    plot(1:length(vali),vali,type='b',las=1,pch=20,main=paste('sgRNAs in',targetgene),ylab='Read counts',xlab='Samples',xlim=c(0.7,length(vali)+0.3),ylim = yrange,col=colors[(i %% length(colors))],xaxt='n',log='y')
    axis(1,at=1:length(vali),labels=(collabel),las=2)
    # lines(0:100,rep(1,101),col='black');
  }else{
    lines(1:length(vali),vali,type='b',pch=20,col=colors[(i %% length(colors))])
  }
}



# 
#
# parameters
# Do not modify the variables beginning with "__"

# gstablename='__GENE_SUMMARY_FILE__'
startindex=9
# outputfile='__OUTPUT_FILE__'
targetgenelist=c("Cd19","Gng8","Scn9a","Eef1a1_Eef1a1-ps1_Gm4977_Gm9512","Efna2","Smad5","Ptpn7","Canx","Macroh2a1","Sdc4")
# samplelabel=sub('.\\w+.\\w+$','',colnames(gstable)[startindex]);
samplelabel='9,10,11,12_vs_1,2,3,4,5 pos.'


# You need to write some codes in front of this code:
# gstable=read.table(gstablename,header=T)
# pdf(file=outputfile,width=6,height=6)


# set up color using RColorBrewer
#library(RColorBrewer)
#colors <- brewer.pal(length(targetgenelist), "Set1")

colors=c( "#E41A1C", "#377EB8", "#4DAF4A", "#984EA3", "#FF7F00",  "#A65628", "#F781BF",
          "#999999", "#66C2A5", "#FC8D62", "#8DA0CB", "#E78AC3", "#A6D854", "#FFD92F", "#E5C494", "#B3B3B3", 
          "#8DD3C7", "#FFFFB3", "#BEBADA", "#FB8072", "#80B1D3", "#FDB462", "#B3DE69", "#FCCDE5",
          "#D9D9D9", "#BC80BD", "#CCEBC5", "#FFED6F")

######
# function definition

plotrankedvalues<-function(val, tglist, ...){
  
  plot(val,log='y',ylim=c(max(val),min(val)),type='l',lwd=2, ...)
  if(length(tglist)>0){
    for(i in 1:length(tglist)){
      targetgene=tglist[i];
      tx=which(names(val)==targetgene);ty=val[targetgene];
      points(tx,ty,col=colors[(i %% length(colors)) ],cex=2,pch=20)
      # text(tx+50,ty,targetgene,col=colors[i])
    }
    legend('topright',tglist,pch=20,pt.cex = 2,cex=1,col=colors)
  }
}



plotrandvalues<-function(val,targetgenelist, ...){
  # choose the one with the best distance distribution
  
  mindiffvalue=0;
  randval=val;
  for(i in 1:20){
    randval0=sample(val)
    vindex=sort(which(names(randval0) %in% targetgenelist))
    if(max(vindex)>0.9*length(val)){
      # print('pass...')
      next;
    }
    mindiffind=min(diff(vindex));
    if (mindiffind > mindiffvalue){
      mindiffvalue=mindiffind;
      randval=randval0;
      # print(paste('Diff: ',mindiffvalue))
    }
  }
  plot(randval,log='y',ylim=c(max(randval),min(randval)),pch=20,col='grey', ...)
  
  if(length(targetgenelist)>0){
    for(i in 1:length(targetgenelist)){
      targetgene=targetgenelist[i];
      tx=which(names(randval)==targetgene);ty=randval[targetgene];
      points(tx,ty,col=colors[(i %% length(colors)) ],cex=2,pch=20)
      text(tx+50,ty,targetgene,col=colors[i])
    }
  }
  
}




# set.seed(1235)



pvec=gstable[,startindex]
names(pvec)=gstable[,'id']
pvec=sort(pvec);

plotrankedvalues(pvec,targetgenelist,xlab='Genes',ylab='RRA score',main=paste('Distribution of RRA scores in \\n',samplelabel))

# plotrandvalues(pvec,targetgenelist,xlab='Genes',ylab='RRA score',main=paste('Distribution of RRA scores in \\n',samplelabel))


pvec=gstable[,startindex+1]
names(pvec)=gstable[,'id']
pvec=sort(pvec);

plotrankedvalues(pvec,targetgenelist,xlab='Genes',ylab='p value',main=paste('Distribution of p values in \\n',samplelabel))

# plotrandvalues(pvec,targetgenelist,xlab='Genes',ylab='p value',main=paste('Distribution of p values in \\n',samplelabel))



# you need to write after this code:
# dev.off()






# parameters
# Do not modify the variables beginning with "__"
targetmat=list(c(33.15588337624107,37.98044022293836,22.426507565321835,132.94935123488486,17.929396355190867,1371.1452044857235,6516.647494132102,161.51853706790087,253.4727438898861),c(166.03844722008225,71.86227178872511,44.85301513064367,13.99466855104051,42.58231634357831,8910.802394355345,43299.71551476641,2773.3758329079647,978.8717148905469),c(123.29844130539648,142.358340691733,89.70603026128734,97.96267985728358,47.064665432376025,6576.682106112688,7913.0719571604095,420.4609536370753,787.0995731317515),c(113.06674291975959,174.32748821751565,195.43099449780453,104.96001413280382,179.2939635519087,16235.978770115467,11048.54874115593,1610.698744649345,468.59105942801307))
targetgene="Cd19"
collabel=c("In.vivo_AR1813_Pool.A..1.8._BM_hEGFRv3_15m_1360..1361..1362..1363..1406..1407..1408..1409","In.vivo_AR1814_Pool.A..1.8._BM_hEGFRv3_15m_1360..1361..1362..1363..1406..1407..1408..1409","In.vivo_AR1810_Pool.A..1.8._BM_hEGFRv3_15m_1360..1361..1362..1363..1406..1407..1408..1409","In.vivo_AR1811_Pool.A..1.8._BM_hEGFRv3_15m_1360..1361..1362..1363..1406..1407..1408..1409","In.vivo_AR1812_Pool.A..1.8._BM_hEGFRv3_15m_1360..1361..1362..1363..1406..1407..1408..1409","In.vivo_AR1817_Pool.A..1.8._BM_mCD19_15m_1360..1361..1362..1363..1406..1407..1408..1409","In.vivo_AR1819_Pool.A..1.8._BM_mCD19_15m_1360..1361..1362..1363..1406..1407..1408..1409","In.vivo_AR1820_Pool.A..1.8._BM_mCD19_15m_1360..1361..1362..1363..1406..1407..1408..1409","In.vivo_AR1822_Pool.A..1.8._BM_mCD19_15m_1360..1361..1362..1363..1406..1407..1408..1409")

# set up color using RColorBrewer
#library(RColorBrewer)
#colors <- brewer.pal(length(targetgenelist), "Set1")

colors=c( "#E41A1C", "#377EB8", "#4DAF4A", "#984EA3", "#FF7F00",  "#A65628", "#F781BF",
          "#999999", "#66C2A5", "#FC8D62", "#8DA0CB", "#E78AC3", "#A6D854", "#FFD92F", "#E5C494", "#B3B3B3", 
          "#8DD3C7", "#FFFFB3", "#BEBADA", "#FB8072", "#80B1D3", "#FDB462", "#B3DE69", "#FCCDE5",
          "#D9D9D9", "#BC80BD", "#CCEBC5", "#FFED6F")


## code

targetmatvec=unlist(targetmat)+1
yrange=range(targetmatvec[targetmatvec>0]);
# yrange[1]=1; # set the minimum value to 1
for(i in 1:length(targetmat)){
  vali=targetmat[[i]]+1;
  if(i==1){
    plot(1:length(vali),vali,type='b',las=1,pch=20,main=paste('sgRNAs in',targetgene),ylab='Read counts',xlab='Samples',xlim=c(0.7,length(vali)+0.3),ylim = yrange,col=colors[(i %% length(colors))],xaxt='n',log='y')
    axis(1,at=1:length(vali),labels=(collabel),las=2)
    # lines(0:100,rep(1,101),col='black');
  }else{
    lines(1:length(vali),vali,type='b',pch=20,col=colors[(i %% length(colors))])
  }
}




# parameters
# Do not modify the variables beginning with "__"
targetmat=list(c(14.117153468790145,16.94091578289337,25.63029436036781,13.99466855104051,22.411745443988586,65.65739207433633,635.3491371304052,745.4208674998758,4557.506638493807),c(65.27564539697461,68.03690370871692,83.29845667119538,34.986671377601276,123.26459994193722,1899.687210684131,2098.9555330879098,274.325134385165,101.7226143242306),c(144.1503835849856,294.006861006343,240.28400962844822,104.96001413280382,177.05278900750983,36.11156564088498,1477.042782543344,212.79426312120273,478.59656247629806),c(114.49140978358245,104.65114104593808,121.7438982117471,76.97067703072281,58.27053815437032,88.63747930035404,109.41057648469214,355.0844029191154,10.005503048284977))
targetgene="Gng8"
collabel=c("In.vivo_AR1813_Pool.A..1.8._BM_hEGFRv3_15m_1360..1361..1362..1363..1406..1407..1408..1409","In.vivo_AR1814_Pool.A..1.8._BM_hEGFRv3_15m_1360..1361..1362..1363..1406..1407..1408..1409","In.vivo_AR1810_Pool.A..1.8._BM_hEGFRv3_15m_1360..1361..1362..1363..1406..1407..1408..1409","In.vivo_AR1811_Pool.A..1.8._BM_hEGFRv3_15m_1360..1361..1362..1363..1406..1407..1408..1409","In.vivo_AR1812_Pool.A..1.8._BM_hEGFRv3_15m_1360..1361..1362..1363..1406..1407..1408..1409","In.vivo_AR1817_Pool.A..1.8._BM_mCD19_15m_1360..1361..1362..1363..1406..1407..1408..1409","In.vivo_AR1819_Pool.A..1.8._BM_mCD19_15m_1360..1361..1362..1363..1406..1407..1408..1409","In.vivo_AR1820_Pool.A..1.8._BM_mCD19_15m_1360..1361..1362..1363..1406..1407..1408..1409","In.vivo_AR1822_Pool.A..1.8._BM_mCD19_15m_1360..1361..1362..1363..1406..1407..1408..1409")

# set up color using RColorBrewer
#library(RColorBrewer)
#colors <- brewer.pal(length(targetgenelist), "Set1")

colors=c( "#E41A1C", "#377EB8", "#4DAF4A", "#984EA3", "#FF7F00",  "#A65628", "#F781BF",
          "#999999", "#66C2A5", "#FC8D62", "#8DA0CB", "#E78AC3", "#A6D854", "#FFD92F", "#E5C494", "#B3B3B3", 
          "#8DD3C7", "#FFFFB3", "#BEBADA", "#FB8072", "#80B1D3", "#FDB462", "#B3DE69", "#FCCDE5",
          "#D9D9D9", "#BC80BD", "#CCEBC5", "#FFED6F")


## code

targetmatvec=unlist(targetmat)+1
yrange=range(targetmatvec[targetmatvec>0]);
# yrange[1]=1; # set the minimum value to 1
for(i in 1:length(targetmat)){
  vali=targetmat[[i]]+1;
  if(i==1){
    plot(1:length(vali),vali,type='b',las=1,pch=20,main=paste('sgRNAs in',targetgene),ylab='Read counts',xlab='Samples',xlim=c(0.7,length(vali)+0.3),ylim = yrange,col=colors[(i %% length(colors))],xaxt='n',log='y')
    axis(1,at=1:length(vali),labels=(collabel),las=2)
    # lines(0:100,rep(1,101),col='black');
  }else{
    lines(1:length(vali),vali,type='b',pch=20,col=colors[(i %% length(colors))])
  }
}




# parameters
# Do not modify the variables beginning with "__"
targetmat=list(c(442.0352732934015,146.18370877174118,217.8575020631264,237.90936536768868,248.7703744282733,437.7159471622422,962.6211246854932,239.07307272351994,643.6873627730001),c(26.16206422656522,18.85359982289746,25.63029436036781,6.997334275520255,26.8940945327863,935.6178370592927,11469.875434811893,8319.486552148228,75.04127286213733),c(163.44814383131342,226.51643845191296,102.52117744147124,104.96001413280382,123.26459994193722,98.48608811150449,344.5473417368814,224.33130148319566,450.24763717282394),c(109.31080300604478,322.6971216064044,147.3741925721149,13.99466855104051,138.95282175272922,144.44626256353993,35.51045026257552,63.453710990961056,165.09080029670213))
targetgene="Scn9a"
collabel=c("In.vivo_AR1813_Pool.A..1.8._BM_hEGFRv3_15m_1360..1361..1362..1363..1406..1407..1408..1409","In.vivo_AR1814_Pool.A..1.8._BM_hEGFRv3_15m_1360..1361..1362..1363..1406..1407..1408..1409","In.vivo_AR1810_Pool.A..1.8._BM_hEGFRv3_15m_1360..1361..1362..1363..1406..1407..1408..1409","In.vivo_AR1811_Pool.A..1.8._BM_hEGFRv3_15m_1360..1361..1362..1363..1406..1407..1408..1409","In.vivo_AR1812_Pool.A..1.8._BM_hEGFRv3_15m_1360..1361..1362..1363..1406..1407..1408..1409","In.vivo_AR1817_Pool.A..1.8._BM_mCD19_15m_1360..1361..1362..1363..1406..1407..1408..1409","In.vivo_AR1819_Pool.A..1.8._BM_mCD19_15m_1360..1361..1362..1363..1406..1407..1408..1409","In.vivo_AR1820_Pool.A..1.8._BM_mCD19_15m_1360..1361..1362..1363..1406..1407..1408..1409","In.vivo_AR1822_Pool.A..1.8._BM_mCD19_15m_1360..1361..1362..1363..1406..1407..1408..1409")

# set up color using RColorBrewer
#library(RColorBrewer)
#colors <- brewer.pal(length(targetgenelist), "Set1")

colors=c( "#E41A1C", "#377EB8", "#4DAF4A", "#984EA3", "#FF7F00",  "#A65628", "#F781BF",
          "#999999", "#66C2A5", "#FC8D62", "#8DA0CB", "#E78AC3", "#A6D854", "#FFD92F", "#E5C494", "#B3B3B3", 
          "#8DD3C7", "#FFFFB3", "#BEBADA", "#FB8072", "#80B1D3", "#FDB462", "#B3DE69", "#FCCDE5",
          "#D9D9D9", "#BC80BD", "#CCEBC5", "#FFED6F")


## code

targetmatvec=unlist(targetmat)+1
yrange=range(targetmatvec[targetmatvec>0]);
# yrange[1]=1; # set the minimum value to 1
for(i in 1:length(targetmat)){
  vali=targetmat[[i]]+1;
  if(i==1){
    plot(1:length(vali),vali,type='b',las=1,pch=20,main=paste('sgRNAs in',targetgene),ylab='Read counts',xlab='Samples',xlim=c(0.7,length(vali)+0.3),ylim = yrange,col=colors[(i %% length(colors))],xaxt='n',log='y')
    axis(1,at=1:length(vali),labels=(collabel),las=2)
    # lines(0:100,rep(1,101),col='black');
  }else{
    lines(1:length(vali),vali,type='b',pch=20,col=colors[(i %% length(colors))])
  }
}




# parameters
# Do not modify the variables beginning with "__"
targetmat=list(c(3.237879235961042,0.0,0.0,0.0,22.411745443988586,1.0942898679056055,207.30425018152195,66.01749729362615,331.84918443478506))
targetgene="Eef1a1_Eef1a1-ps1_Gm4977_Gm9512"
collabel=c("In.vivo_AR1813_Pool.A..1.8._BM_hEGFRv3_15m_1360..1361..1362..1363..1406..1407..1408..1409","In.vivo_AR1814_Pool.A..1.8._BM_hEGFRv3_15m_1360..1361..1362..1363..1406..1407..1408..1409","In.vivo_AR1810_Pool.A..1.8._BM_hEGFRv3_15m_1360..1361..1362..1363..1406..1407..1408..1409","In.vivo_AR1811_Pool.A..1.8._BM_hEGFRv3_15m_1360..1361..1362..1363..1406..1407..1408..1409","In.vivo_AR1812_Pool.A..1.8._BM_hEGFRv3_15m_1360..1361..1362..1363..1406..1407..1408..1409","In.vivo_AR1817_Pool.A..1.8._BM_mCD19_15m_1360..1361..1362..1363..1406..1407..1408..1409","In.vivo_AR1819_Pool.A..1.8._BM_mCD19_15m_1360..1361..1362..1363..1406..1407..1408..1409","In.vivo_AR1820_Pool.A..1.8._BM_mCD19_15m_1360..1361..1362..1363..1406..1407..1408..1409","In.vivo_AR1822_Pool.A..1.8._BM_mCD19_15m_1360..1361..1362..1363..1406..1407..1408..1409")

# set up color using RColorBrewer
#library(RColorBrewer)
#colors <- brewer.pal(length(targetgenelist), "Set1")

colors=c( "#E41A1C", "#377EB8", "#4DAF4A", "#984EA3", "#FF7F00",  "#A65628", "#F781BF",
          "#999999", "#66C2A5", "#FC8D62", "#8DA0CB", "#E78AC3", "#A6D854", "#FFD92F", "#E5C494", "#B3B3B3", 
          "#8DD3C7", "#FFFFB3", "#BEBADA", "#FB8072", "#80B1D3", "#FDB462", "#B3DE69", "#FCCDE5",
          "#D9D9D9", "#BC80BD", "#CCEBC5", "#FFED6F")


## code

targetmatvec=unlist(targetmat)+1
yrange=range(targetmatvec[targetmatvec>0]);
# yrange[1]=1; # set the minimum value to 1
for(i in 1:length(targetmat)){
  vali=targetmat[[i]]+1;
  if(i==1){
    plot(1:length(vali),vali,type='b',las=1,pch=20,main=paste('sgRNAs in',targetgene),ylab='Read counts',xlab='Samples',xlim=c(0.7,length(vali)+0.3),ylim = yrange,col=colors[(i %% length(colors))],xaxt='n',log='y')
    axis(1,at=1:length(vali),labels=(collabel),las=2)
    # lines(0:100,rep(1,101),col='black');
  }else{
    lines(1:length(vali),vali,type='b',pch=20,col=colors[(i %% length(colors))])
  }
}




# parameters
# Do not modify the variables beginning with "__"
targetmat=list(c(91.30819445410138,2.1859246171475317,3.203786795045976,27.98933710208102,38.099967254780594,5.471449339528027,0.0,1.2818931513325467,0.0),c(94.93461919837776,263.67715694342104,134.559045391931,244.90669964320892,85.16463268715663,6780.220021543131,459.71636961550473,249.32821793418032,1067.2536584837308),c(185.7247529747254,31.14942579435233,22.426507565321835,13.99466855104051,114.29990176434178,386.28432337067875,1913.725346583124,98.7057726526061,50.02751524142489),c(75.5073437826115,39.07340253151213,92.90981705633331,83.96801130624306,156.8822181079201,760.5314581943958,1421.3777524020093,274.325134385165,90.0495274345648))
targetgene="Efna2"
collabel=c("In.vivo_AR1813_Pool.A..1.8._BM_hEGFRv3_15m_1360..1361..1362..1363..1406..1407..1408..1409","In.vivo_AR1814_Pool.A..1.8._BM_hEGFRv3_15m_1360..1361..1362..1363..1406..1407..1408..1409","In.vivo_AR1810_Pool.A..1.8._BM_hEGFRv3_15m_1360..1361..1362..1363..1406..1407..1408..1409","In.vivo_AR1811_Pool.A..1.8._BM_hEGFRv3_15m_1360..1361..1362..1363..1406..1407..1408..1409","In.vivo_AR1812_Pool.A..1.8._BM_hEGFRv3_15m_1360..1361..1362..1363..1406..1407..1408..1409","In.vivo_AR1817_Pool.A..1.8._BM_mCD19_15m_1360..1361..1362..1363..1406..1407..1408..1409","In.vivo_AR1819_Pool.A..1.8._BM_mCD19_15m_1360..1361..1362..1363..1406..1407..1408..1409","In.vivo_AR1820_Pool.A..1.8._BM_mCD19_15m_1360..1361..1362..1363..1406..1407..1408..1409","In.vivo_AR1822_Pool.A..1.8._BM_mCD19_15m_1360..1361..1362..1363..1406..1407..1408..1409")

# set up color using RColorBrewer
#library(RColorBrewer)
#colors <- brewer.pal(length(targetgenelist), "Set1")

colors=c( "#E41A1C", "#377EB8", "#4DAF4A", "#984EA3", "#FF7F00",  "#A65628", "#F781BF",
          "#999999", "#66C2A5", "#FC8D62", "#8DA0CB", "#E78AC3", "#A6D854", "#FFD92F", "#E5C494", "#B3B3B3", 
          "#8DD3C7", "#FFFFB3", "#BEBADA", "#FB8072", "#80B1D3", "#FDB462", "#B3DE69", "#FCCDE5",
          "#D9D9D9", "#BC80BD", "#CCEBC5", "#FFED6F")


## code

targetmatvec=unlist(targetmat)+1
yrange=range(targetmatvec[targetmatvec>0]);
# yrange[1]=1; # set the minimum value to 1
for(i in 1:length(targetmat)){
  vali=targetmat[[i]]+1;
  if(i==1){
    plot(1:length(vali),vali,type='b',las=1,pch=20,main=paste('sgRNAs in',targetgene),ylab='Read counts',xlab='Samples',xlim=c(0.7,length(vali)+0.3),ylim = yrange,col=colors[(i %% length(colors))],xaxt='n',log='y')
    axis(1,at=1:length(vali),labels=(collabel),las=2)
    # lines(0:100,rep(1,101),col='black');
  }else{
    lines(1:length(vali),vali,type='b',pch=20,col=colors[(i %% length(colors))])
  }
}




# parameters
# Do not modify the variables beginning with "__"
targetmat=list(c(33.544428884556396,90.71587161162256,64.07573590091953,6.997334275520255,11.205872721994293,502.27904936867293,0.9597418989885276,5.127572605330187,8.337919206904147),c(129.2561390995648,84.43133833732341,64.07573590091953,279.8933710208102,141.19399629712808,1980.6646609091458,246.6536680400516,298.6811042604834,1147.2976828700107),c(221.60045490917372,121.318816251688,105.72496423651721,160.93868833696587,197.22335990709954,8236.719835725493,2144.0634023403704,92.93725347160964,31.68409298623576),c(57.24570489179123,51.369228502967,112.13253782660917,62.97600847968229,132.22929811953264,311.87261235309757,406.9305651711357,1254.332448578897,130.0715396277047))
targetgene="Smad5"
collabel=c("In.vivo_AR1813_Pool.A..1.8._BM_hEGFRv3_15m_1360..1361..1362..1363..1406..1407..1408..1409","In.vivo_AR1814_Pool.A..1.8._BM_hEGFRv3_15m_1360..1361..1362..1363..1406..1407..1408..1409","In.vivo_AR1810_Pool.A..1.8._BM_hEGFRv3_15m_1360..1361..1362..1363..1406..1407..1408..1409","In.vivo_AR1811_Pool.A..1.8._BM_hEGFRv3_15m_1360..1361..1362..1363..1406..1407..1408..1409","In.vivo_AR1812_Pool.A..1.8._BM_hEGFRv3_15m_1360..1361..1362..1363..1406..1407..1408..1409","In.vivo_AR1817_Pool.A..1.8._BM_mCD19_15m_1360..1361..1362..1363..1406..1407..1408..1409","In.vivo_AR1819_Pool.A..1.8._BM_mCD19_15m_1360..1361..1362..1363..1406..1407..1408..1409","In.vivo_AR1820_Pool.A..1.8._BM_mCD19_15m_1360..1361..1362..1363..1406..1407..1408..1409","In.vivo_AR1822_Pool.A..1.8._BM_mCD19_15m_1360..1361..1362..1363..1406..1407..1408..1409")

# set up color using RColorBrewer
#library(RColorBrewer)
#colors <- brewer.pal(length(targetgenelist), "Set1")

colors=c( "#E41A1C", "#377EB8", "#4DAF4A", "#984EA3", "#FF7F00",  "#A65628", "#F781BF",
          "#999999", "#66C2A5", "#FC8D62", "#8DA0CB", "#E78AC3", "#A6D854", "#FFD92F", "#E5C494", "#B3B3B3", 
          "#8DD3C7", "#FFFFB3", "#BEBADA", "#FB8072", "#80B1D3", "#FDB462", "#B3DE69", "#FCCDE5",
          "#D9D9D9", "#BC80BD", "#CCEBC5", "#FFED6F")


## code

targetmatvec=unlist(targetmat)+1
yrange=range(targetmatvec[targetmatvec>0]);
# yrange[1]=1; # set the minimum value to 1
for(i in 1:length(targetmat)){
  vali=targetmat[[i]]+1;
  if(i==1){
    plot(1:length(vali),vali,type='b',las=1,pch=20,main=paste('sgRNAs in',targetgene),ylab='Read counts',xlab='Samples',xlim=c(0.7,length(vali)+0.3),ylim = yrange,col=colors[(i %% length(colors))],xaxt='n',log='y')
    axis(1,at=1:length(vali),labels=(collabel),las=2)
    # lines(0:100,rep(1,101),col='black');
  }else{
    lines(1:length(vali),vali,type='b',pch=20,col=colors[(i %% length(colors))])
  }
}




# parameters
# Do not modify the variables beginning with "__"
targetmat=list(c(81.33552640734138,20.766283862901552,48.05680192568964,83.96801130624306,53.7881890655726,798.8316035710919,154.51844573715294,60.88992468829596,195.10730944155705),c(22.017578804535088,93.99475853734387,35.24165474550574,83.96801130624306,38.099967254780594,199.1607559588202,74.85986812110515,114.08849046859666,373.53878046930583),c(100.50377148423075,30.329704062922,92.90981705633331,83.96801130624306,123.26459994193722,594.1993982727438,71.98064242413957,455.0720687230541,175.0963033449871),c(59.447462772244734,64.48477620585219,80.09466987614941,146.94401978592535,60.51171269876918,1540.7601340110925,1659.3937433511642,782.5957688885197,368.5360289451633))
targetgene="Ptpn7"
collabel=c("In.vivo_AR1813_Pool.A..1.8._BM_hEGFRv3_15m_1360..1361..1362..1363..1406..1407..1408..1409","In.vivo_AR1814_Pool.A..1.8._BM_hEGFRv3_15m_1360..1361..1362..1363..1406..1407..1408..1409","In.vivo_AR1810_Pool.A..1.8._BM_hEGFRv3_15m_1360..1361..1362..1363..1406..1407..1408..1409","In.vivo_AR1811_Pool.A..1.8._BM_hEGFRv3_15m_1360..1361..1362..1363..1406..1407..1408..1409","In.vivo_AR1812_Pool.A..1.8._BM_hEGFRv3_15m_1360..1361..1362..1363..1406..1407..1408..1409","In.vivo_AR1817_Pool.A..1.8._BM_mCD19_15m_1360..1361..1362..1363..1406..1407..1408..1409","In.vivo_AR1819_Pool.A..1.8._BM_mCD19_15m_1360..1361..1362..1363..1406..1407..1408..1409","In.vivo_AR1820_Pool.A..1.8._BM_mCD19_15m_1360..1361..1362..1363..1406..1407..1408..1409","In.vivo_AR1822_Pool.A..1.8._BM_mCD19_15m_1360..1361..1362..1363..1406..1407..1408..1409")

# set up color using RColorBrewer
#library(RColorBrewer)
#colors <- brewer.pal(length(targetgenelist), "Set1")

colors=c( "#E41A1C", "#377EB8", "#4DAF4A", "#984EA3", "#FF7F00",  "#A65628", "#F781BF",
          "#999999", "#66C2A5", "#FC8D62", "#8DA0CB", "#E78AC3", "#A6D854", "#FFD92F", "#E5C494", "#B3B3B3", 
          "#8DD3C7", "#FFFFB3", "#BEBADA", "#FB8072", "#80B1D3", "#FDB462", "#B3DE69", "#FCCDE5",
          "#D9D9D9", "#BC80BD", "#CCEBC5", "#FFED6F")


## code

targetmatvec=unlist(targetmat)+1
yrange=range(targetmatvec[targetmatvec>0]);
# yrange[1]=1; # set the minimum value to 1
for(i in 1:length(targetmat)){
  vali=targetmat[[i]]+1;
  if(i==1){
    plot(1:length(vali),vali,type='b',las=1,pch=20,main=paste('sgRNAs in',targetgene),ylab='Read counts',xlab='Samples',xlim=c(0.7,length(vali)+0.3),ylim = yrange,col=colors[(i %% length(colors))],xaxt='n',log='y')
    axis(1,at=1:length(vali),labels=(collabel),las=2)
    # lines(0:100,rep(1,101),col='black');
  }else{
    lines(1:length(vali),vali,type='b',pch=20,col=colors[(i %% length(colors))])
  }
}




# parameters
# Do not modify the variables beginning with "__"
targetmat=list(c(95.32316470669308,98.36660777163893,102.52117744147124,55.97867420416204,80.68228359835891,332.66411984330404,179.47173511085467,324.9599138628006,436.90696644177734),c(143.11426222947807,134.4343639545732,124.94768500679307,111.95734840832408,132.22929811953264,1028.6324758312692,1329.2425300991106,799.9013264315091,383.54428351759077),c(78.22716234081878,73.22847467444231,44.85301513064367,69.97334275520255,67.23523633196575,3406.5243587901496,169.87431612096938,246.12348505584896,38.354428351759076),c(131.45789698001832,85.79754122304062,137.76283218697696,118.95468268384434,91.88815632035319,571.219311046726,162.19638092906115,156.3909644625707,768.7561508765624))
targetgene="Canx"
collabel=c("In.vivo_AR1813_Pool.A..1.8._BM_hEGFRv3_15m_1360..1361..1362..1363..1406..1407..1408..1409","In.vivo_AR1814_Pool.A..1.8._BM_hEGFRv3_15m_1360..1361..1362..1363..1406..1407..1408..1409","In.vivo_AR1810_Pool.A..1.8._BM_hEGFRv3_15m_1360..1361..1362..1363..1406..1407..1408..1409","In.vivo_AR1811_Pool.A..1.8._BM_hEGFRv3_15m_1360..1361..1362..1363..1406..1407..1408..1409","In.vivo_AR1812_Pool.A..1.8._BM_hEGFRv3_15m_1360..1361..1362..1363..1406..1407..1408..1409","In.vivo_AR1817_Pool.A..1.8._BM_mCD19_15m_1360..1361..1362..1363..1406..1407..1408..1409","In.vivo_AR1819_Pool.A..1.8._BM_mCD19_15m_1360..1361..1362..1363..1406..1407..1408..1409","In.vivo_AR1820_Pool.A..1.8._BM_mCD19_15m_1360..1361..1362..1363..1406..1407..1408..1409","In.vivo_AR1822_Pool.A..1.8._BM_mCD19_15m_1360..1361..1362..1363..1406..1407..1408..1409")

# set up color using RColorBrewer
#library(RColorBrewer)
#colors <- brewer.pal(length(targetgenelist), "Set1")

colors=c( "#E41A1C", "#377EB8", "#4DAF4A", "#984EA3", "#FF7F00",  "#A65628", "#F781BF",
          "#999999", "#66C2A5", "#FC8D62", "#8DA0CB", "#E78AC3", "#A6D854", "#FFD92F", "#E5C494", "#B3B3B3", 
          "#8DD3C7", "#FFFFB3", "#BEBADA", "#FB8072", "#80B1D3", "#FDB462", "#B3DE69", "#FCCDE5",
          "#D9D9D9", "#BC80BD", "#CCEBC5", "#FFED6F")


## code

targetmatvec=unlist(targetmat)+1
yrange=range(targetmatvec[targetmatvec>0]);
# yrange[1]=1; # set the minimum value to 1
for(i in 1:length(targetmat)){
  vali=targetmat[[i]]+1;
  if(i==1){
    plot(1:length(vali),vali,type='b',las=1,pch=20,main=paste('sgRNAs in',targetgene),ylab='Read counts',xlab='Samples',xlim=c(0.7,length(vali)+0.3),ylim = yrange,col=colors[(i %% length(colors))],xaxt='n',log='y')
    axis(1,at=1:length(vali),labels=(collabel),las=2)
    # lines(0:100,rep(1,101),col='black');
  }else{
    lines(1:length(vali),vali,type='b',pch=20,col=colors[(i %% length(colors))])
  }
}




# parameters
# Do not modify the variables beginning with "__"
targetmat=list(c(46.10740032008524,37.98044022293836,28.834081155413784,13.99466855104051,91.88815632035319,25.168666961828926,696.7726186656711,665.3025455415917,3653.6761964653974),c(161.5054162897368,101.37225412021678,185.81963411266662,69.97334275520255,100.85285449794863,1955.495993947317,1153.60976258421,814.0021510961672,71.70610517937567),c(34.06248956231016,2.7324057714344145,9.611360385137928,13.99466855104051,31.376443621584016,27.357246697640136,639.1881047263594,24.355969875318387,25.013757620712443),c(147.77680832926197,225.15023556619576,227.4688624482643,209.92002826560764,138.95282175272922,187.12356741185855,1112.3408609277035,221.76751518053058,958.860708793977))
targetgene="Macroh2a1"
collabel=c("In.vivo_AR1813_Pool.A..1.8._BM_hEGFRv3_15m_1360..1361..1362..1363..1406..1407..1408..1409","In.vivo_AR1814_Pool.A..1.8._BM_hEGFRv3_15m_1360..1361..1362..1363..1406..1407..1408..1409","In.vivo_AR1810_Pool.A..1.8._BM_hEGFRv3_15m_1360..1361..1362..1363..1406..1407..1408..1409","In.vivo_AR1811_Pool.A..1.8._BM_hEGFRv3_15m_1360..1361..1362..1363..1406..1407..1408..1409","In.vivo_AR1812_Pool.A..1.8._BM_hEGFRv3_15m_1360..1361..1362..1363..1406..1407..1408..1409","In.vivo_AR1817_Pool.A..1.8._BM_mCD19_15m_1360..1361..1362..1363..1406..1407..1408..1409","In.vivo_AR1819_Pool.A..1.8._BM_mCD19_15m_1360..1361..1362..1363..1406..1407..1408..1409","In.vivo_AR1820_Pool.A..1.8._BM_mCD19_15m_1360..1361..1362..1363..1406..1407..1408..1409","In.vivo_AR1822_Pool.A..1.8._BM_mCD19_15m_1360..1361..1362..1363..1406..1407..1408..1409")

# set up color using RColorBrewer
#library(RColorBrewer)
#colors <- brewer.pal(length(targetgenelist), "Set1")

colors=c( "#E41A1C", "#377EB8", "#4DAF4A", "#984EA3", "#FF7F00",  "#A65628", "#F781BF",
          "#999999", "#66C2A5", "#FC8D62", "#8DA0CB", "#E78AC3", "#A6D854", "#FFD92F", "#E5C494", "#B3B3B3", 
          "#8DD3C7", "#FFFFB3", "#BEBADA", "#FB8072", "#80B1D3", "#FDB462", "#B3DE69", "#FCCDE5",
          "#D9D9D9", "#BC80BD", "#CCEBC5", "#FFED6F")


## code

targetmatvec=unlist(targetmat)+1
yrange=range(targetmatvec[targetmatvec>0]);
# yrange[1]=1; # set the minimum value to 1
for(i in 1:length(targetmat)){
  vali=targetmat[[i]]+1;
  if(i==1){
    plot(1:length(vali),vali,type='b',las=1,pch=20,main=paste('sgRNAs in',targetgene),ylab='Read counts',xlab='Samples',xlim=c(0.7,length(vali)+0.3),ylim = yrange,col=colors[(i %% length(colors))],xaxt='n',log='y')
    axis(1,at=1:length(vali),labels=(collabel),las=2)
    # lines(0:100,rep(1,101),col='black');
  }else{
    lines(1:length(vali),vali,type='b',pch=20,col=colors[(i %% length(colors))])
  }
}




# parameters
# Do not modify the variables beginning with "__"
targetmat=list(c(459.00176048983735,386.36217608082626,281.93323796404593,188.92802543904688,389.96437072540135,479.29896214265517,1655.5547757552101,1135.1163855049701,1294.0450609115237),c(109.958378853237,149.4625956974625,205.04235488294248,153.94135406144562,197.22335990709954,1053.801142793098,1142.0928597963477,1069.7398347870103,68.370937496614),c(380.64508297958014,759.6088044587673,262.71051719377004,279.8933710208102,410.1349416249911,5941.9939827274375,658.3829427061299,539.6770167110021,627.0115243591919),c(181.19172204437993,63.11857332013498,166.59691334239076,223.91469681664816,230.84097807308243,1342.6936679201779,3437.795482176906,525.5761920463441,1505.828208766889))
targetgene="Sdc4"
collabel=c("In.vivo_AR1813_Pool.A..1.8._BM_hEGFRv3_15m_1360..1361..1362..1363..1406..1407..1408..1409","In.vivo_AR1814_Pool.A..1.8._BM_hEGFRv3_15m_1360..1361..1362..1363..1406..1407..1408..1409","In.vivo_AR1810_Pool.A..1.8._BM_hEGFRv3_15m_1360..1361..1362..1363..1406..1407..1408..1409","In.vivo_AR1811_Pool.A..1.8._BM_hEGFRv3_15m_1360..1361..1362..1363..1406..1407..1408..1409","In.vivo_AR1812_Pool.A..1.8._BM_hEGFRv3_15m_1360..1361..1362..1363..1406..1407..1408..1409","In.vivo_AR1817_Pool.A..1.8._BM_mCD19_15m_1360..1361..1362..1363..1406..1407..1408..1409","In.vivo_AR1819_Pool.A..1.8._BM_mCD19_15m_1360..1361..1362..1363..1406..1407..1408..1409","In.vivo_AR1820_Pool.A..1.8._BM_mCD19_15m_1360..1361..1362..1363..1406..1407..1408..1409","In.vivo_AR1822_Pool.A..1.8._BM_mCD19_15m_1360..1361..1362..1363..1406..1407..1408..1409")

# set up color using RColorBrewer
#library(RColorBrewer)
#colors <- brewer.pal(length(targetgenelist), "Set1")

colors=c( "#E41A1C", "#377EB8", "#4DAF4A", "#984EA3", "#FF7F00",  "#A65628", "#F781BF",
          "#999999", "#66C2A5", "#FC8D62", "#8DA0CB", "#E78AC3", "#A6D854", "#FFD92F", "#E5C494", "#B3B3B3", 
          "#8DD3C7", "#FFFFB3", "#BEBADA", "#FB8072", "#80B1D3", "#FDB462", "#B3DE69", "#FCCDE5",
          "#D9D9D9", "#BC80BD", "#CCEBC5", "#FFED6F")


## code

targetmatvec=unlist(targetmat)+1
yrange=range(targetmatvec[targetmatvec>0]);
# yrange[1]=1; # set the minimum value to 1
for(i in 1:length(targetmat)){
  vali=targetmat[[i]]+1;
  if(i==1){
    plot(1:length(vali),vali,type='b',las=1,pch=20,main=paste('sgRNAs in',targetgene),ylab='Read counts',xlab='Samples',xlim=c(0.7,length(vali)+0.3),ylim = yrange,col=colors[(i %% length(colors))],xaxt='n',log='y')
    axis(1,at=1:length(vali),labels=(collabel),las=2)
    # lines(0:100,rep(1,101),col='black');
  }else{
    lines(1:length(vali),vali,type='b',pch=20,col=colors[(i %% length(colors))])
  }
}



dev.off()
Sweave("invivo.poolA_BM_mCD19_15m_v_BM_hEGFRv3_15m_summary.Rnw");
library(tools);

texi2dvi("invivo.poolA_BM_mCD19_15m_v_BM_hEGFRv3_15m_summary.tex",pdf=TRUE);
